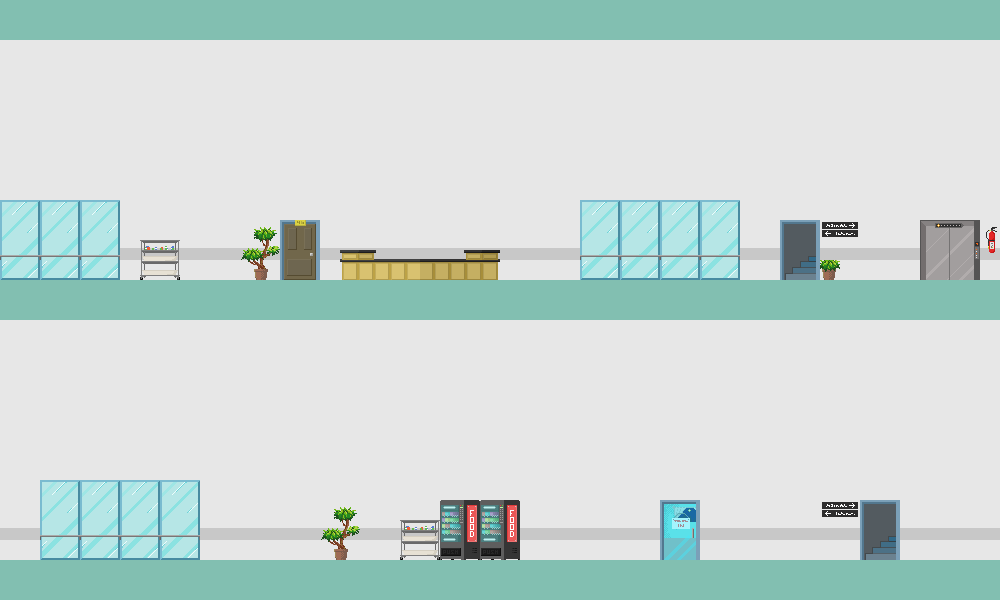

Rendered tile map (Tiled .tmx) drawn with the repository's tilesets; below, a short description and the map source with its tile grids summarised:
An orthogonal 50x30 tile map with 20x20 px tiles, 5 tile layers (bg, bg2, Tile Layer 1, decor back, ...), 2 tilesets.

<map version="1.0" orientation="orthogonal" width="50" height="30" tilewidth="20" tileheight="20">
 <tileset firstgid="1" name="tiles" tilewidth="20" tileheight="20">
  <image source="../tiles.png" width="100" height="100" />
 </tileset>
 <tileset firstgid="26" name="tileset" tilewidth="20" tileheight="20">
  <image source="../tileset.png" width="440" height="360" />
 </tileset>
 <layer name="bg" width="50" height="30">
  <data>[1500 cells, 1500 non-empty, 1 distinct tile ids]</data>
 </layer>
 <layer name="bg2" width="50" height="30">
  <data>[1500 cells, 100 non-empty, 1 distinct tile ids]</data>
 </layer>
 <layer name="Tile Layer 1" width="50" height="30">
  <data>[1500 cells, 332 non-empty, 4 distinct tile ids]</data>
 </layer>
 <layer name="decor back" width="50" height="30">
  <data>[1500 cells, 476 non-empty, 73 distinct tile ids]</data>
 </layer>
 <layer name="decor front" width="50" height="30">
  <data>[1500 cells, 0 non-empty, 0 distinct tile ids]</data>
 </layer>
</map>